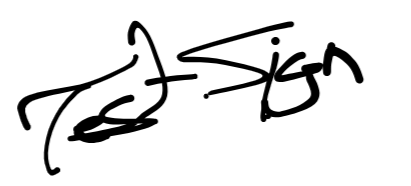
#> input picture sign/assets/testsign.png, 411 x 186 px; its folder holds only this picture in this run
$ python -i common.py   (imports and definitions only)   (older library calls are emulated)
#> lines starting #> are read from the running program, lines starting #| are printed output that depends on the picture
#> further down, picture is the input picture: PIL image 411x186 RGBA; mean R, G, B, A 0, 0, 0, 24.9
import csv
import hashlib
import json
import logging
import math
import os
import random
import subprocess
import time
from pathlib import Path

import numpy as np
from PIL import Image

DEFAULT_IMAGE_EXTS = {".png", ".jpg", ".jpeg", ".bmp", ".tif", ".tiff"}


# [24 lines left out: functions setup_logger, load_config, not called in this run]


def ensure_dir(path):
    Path(path).mkdir(parents=True, exist_ok=True)


# [11 lines left out: functions list_images, load_image, not called in this run]


def to_rgba(img):
    if img.mode != "RGBA":
        return img.convert("RGBA")
    return img


# [4 lines left out: function to_gray, not called in this run]


def resize_to_height(img, target_height):
#> called with target_height = 128
    if img.height == target_height:
        return img
    scale = target_height / float(img.height)
#> scale = 0.688
    new_width = max(1, int(round(img.width * scale)))
#> new_width = 283
    return img.resize((new_width, target_height), Image.Resampling.LANCZOS)
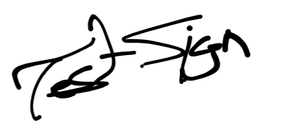
#> returned value: PIL image 283x128 RGBA; mean R, G, B, A 0, 0, 0, 24.9; transparent parts drawn white


def pad_image(img, pad_x=10, pad_y=10, color=255, alpha=True):
#> called with pad_x = 10, pad_y = 10, color = 255, alpha = True
    if alpha:
        bg = Image.new("RGBA", (img.width + 2 * pad_x, img.height + 2 * pad_y), (color, color, color, 0))
        bg.paste(img, (pad_x, pad_y), img)
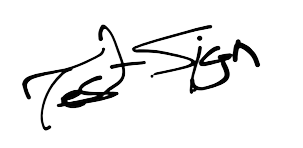
#> bg: PIL image 303x148 RGBA; mean R, G, B, A 234.9, 234.9, 234.9, 18; transparent parts drawn white
        return bg
    bg = Image.new("L", (img.width + 2 * pad_x, img.height + 2 * pad_y), color)
    bg.paste(img, (pad_x, pad_y))
    return bg


def normalize_image(img, target_height=128, pad_x=10, pad_y=10, alpha=True, bg_color=255):
    img = to_rgba(img) if alpha else to_gray(img)
    img = resize_to_height(img, target_height)
    img = pad_image(img, pad_x=pad_x, pad_y=pad_y, color=bg_color, alpha=alpha)
    return img


# [68 lines left out: functions image_to_mask, bbox_from_mask, baseline_from_mask, stroke_thickness, laplacian_var, fft_highfreq_energy and 1 more, not called in this run]


def write_json(path, data):
    Path(path).write_text(json.dumps(data, indent=2), encoding="utf-8")


# [41 lines left out: functions write_csv, read_csv, sha256_file, set_seed, run_subprocess, not called in this run]


def now_timestamp():
    return time.strftime("%Y%m%d_%H%M%S")

>>> from PIL import Image
>>> picture = Image.open('../sign/assets/testsign.png')
>>> result = normalize_image(picture)
